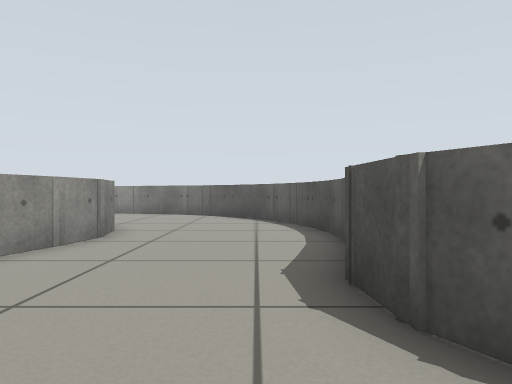
View 1 (above)

22 first-person views from a walk through a world built for the Gazebo simulator. The camera is 0.47 m above the floor, looks level and sees 70° across. The floor is counted in squares, 0.5 m on a side. Each view is taken from the middle of a square. On the plan, view 1 faces up. The plan holds only what a view shows up to about 13 squares ahead; the rest is blank.

View 2
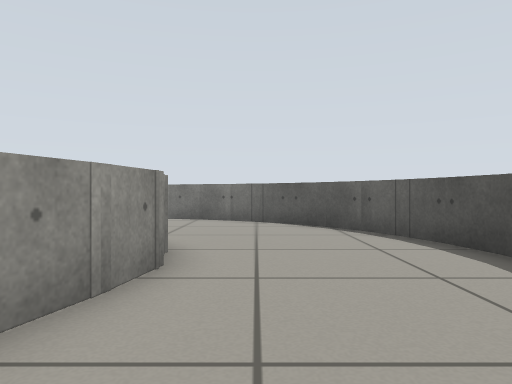

View 3
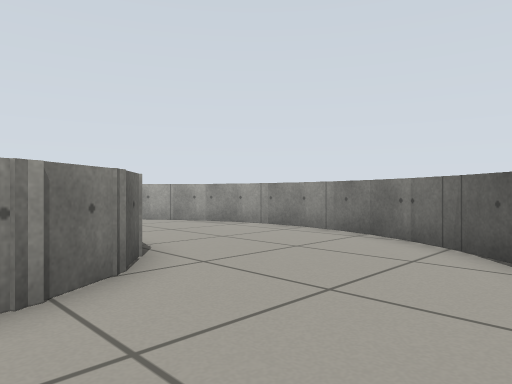

View 4
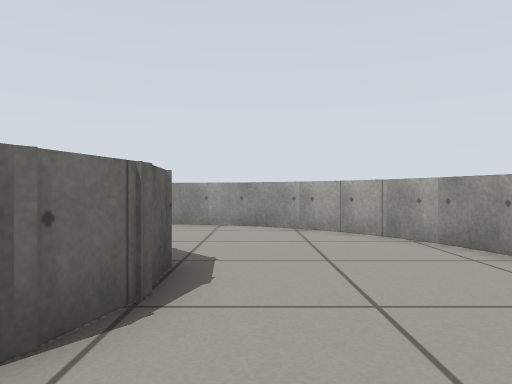

View 5
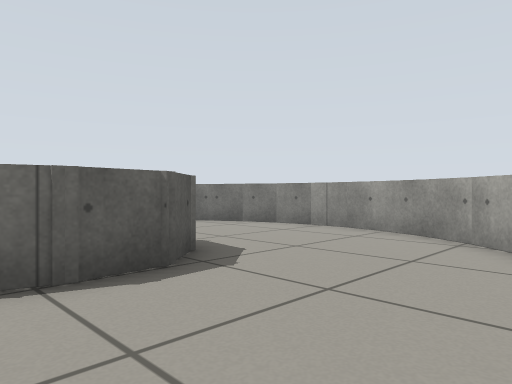

View 6
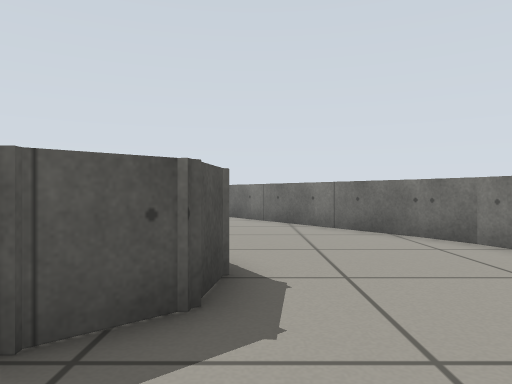

View 7
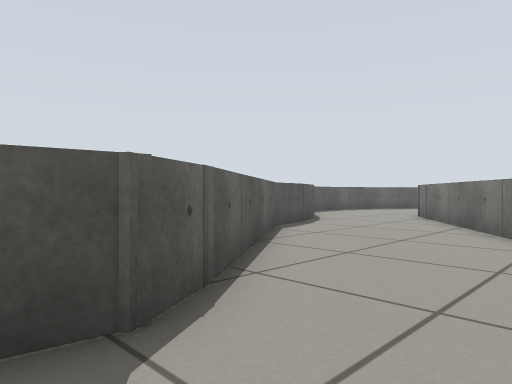

View 8
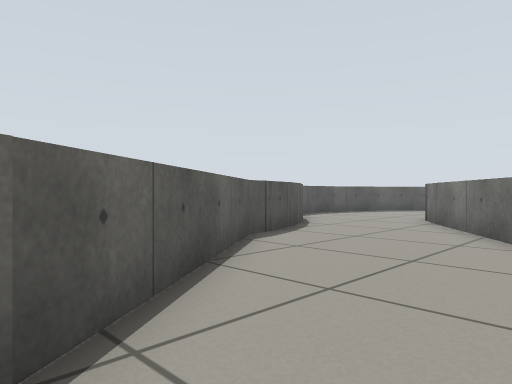

View 9
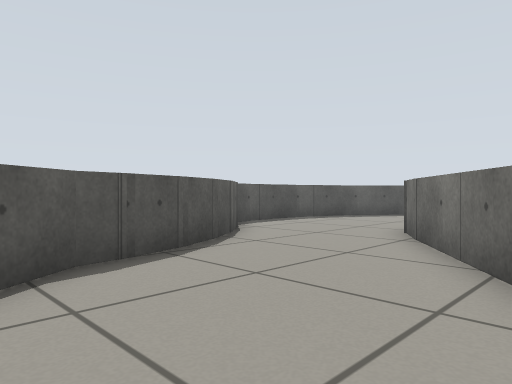

View 10
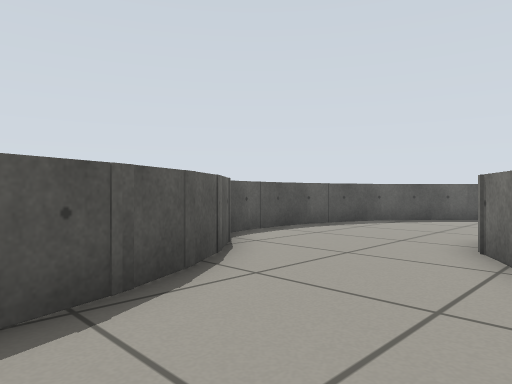

View 11
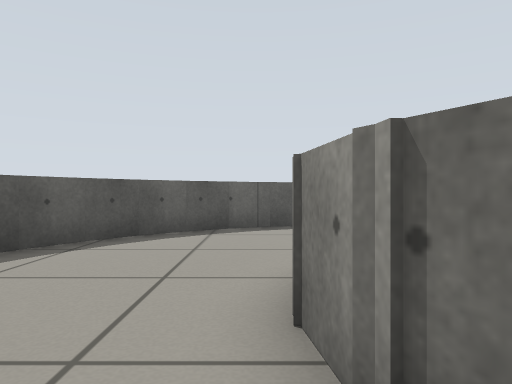

View 12
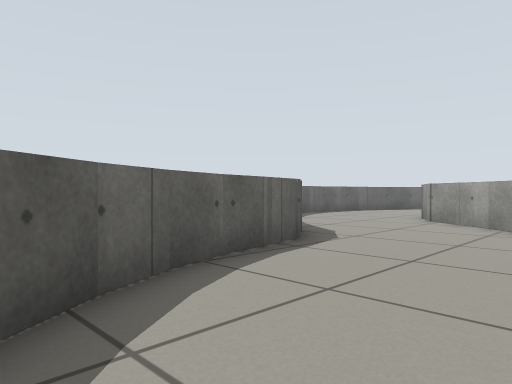

View 13
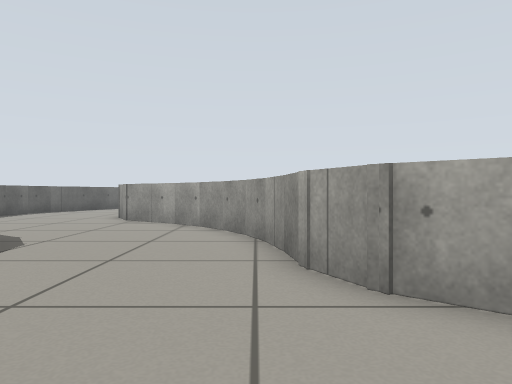

View 14
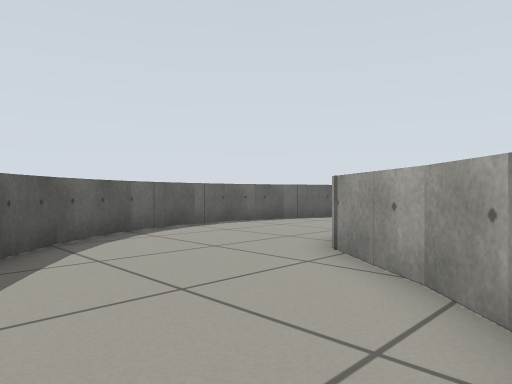

View 15
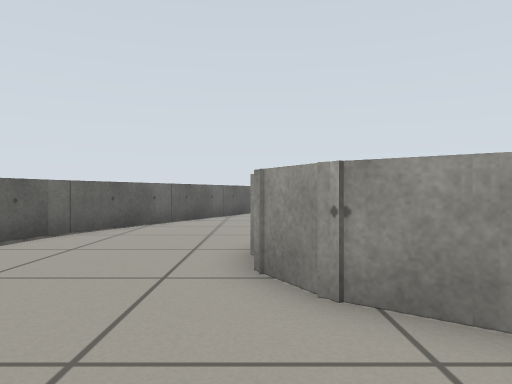

View 16
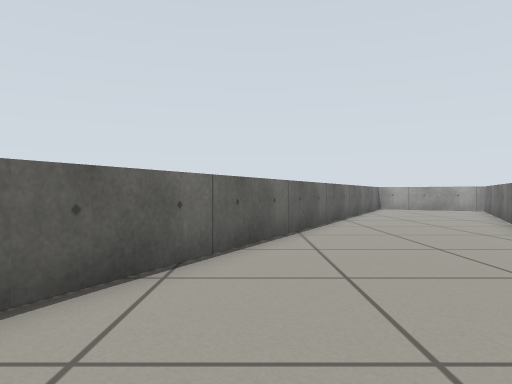

View 17
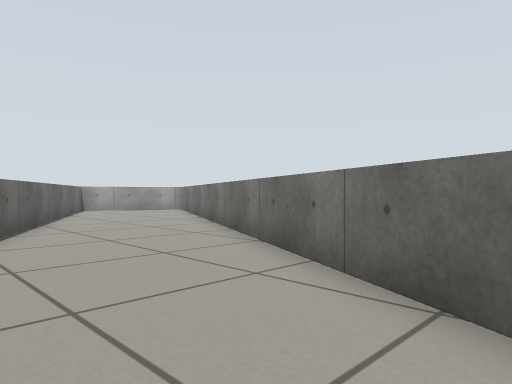

View 18
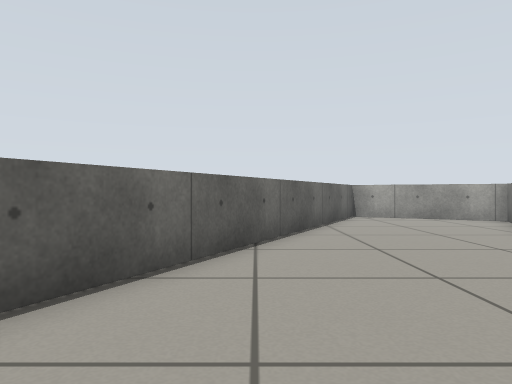

View 19
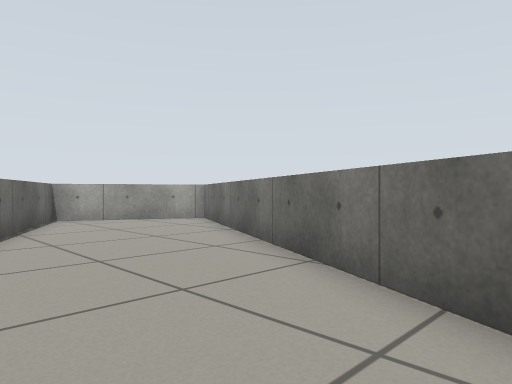

View 20
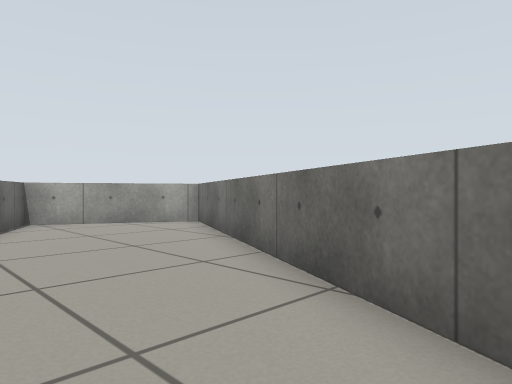

View 21
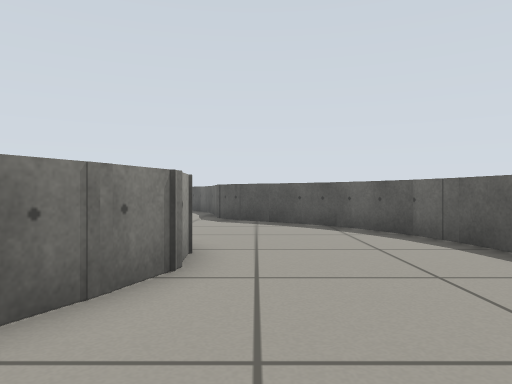

View 22
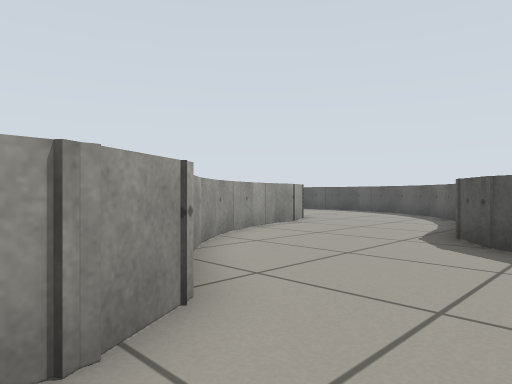

### Floor plan
Points are (right, up) in squares from view 1. A wall is a line through its corners. A room is listed if a view was taken in it or the views show most of it. See-through windows are left out.
Room 1 (views 1, 2, 3, 4, 5, 6, 7, 8, 9, 10, 11)
walls: (-7.9, 7.6) (-8.7, 8.8) (-8.5, 10.1) (-7.5, 10.9) (-6.3, 11) (-5.1, 10.6) (-4.1, 9.9) (-3.4, 8.8) (-3.2, 7.6) (-3.4, 6.2); (-3.4, 6.5) (-3.8, 5.2); (-4, 1.4) (-4.2, 2.4) (-8.2, 7.9); (-12.4, 5.4) (-6, -3.5); (-3.7, 0.3) (-4.1, 1.8); (-13.1, 6.5) (-12.4, 5.3); (-3.1, -1) (-3.9, 0.5); (-13.6, 8.8) (-13.4, 7.5) (-13, 6.4); (-13.6, 9.9) (-13.6, 8.6); (1.7, 6.8) (1.7, 7.3) (1.7, 8.6); (1.4, 2) (1.1, 2.6) (1, 3.9); (-12.9, 12.2) (-13.4, 11) (-13.6, 9.8); (1.7, 8.5) (1.4, 9.7); (1.5, 9.5) (1, 10.8); (-12.3, 13.1) (-13, 12.1); (1.1, 10.7) (0.6, 11.8) (-0.2, 12.8); (-11.5, 14.1) (-12.4, 13.1); (-0.1, 12.8) (-0.9, 13.7); (-10.6, 14.8) (-11.6, 14); (-0.9, 13.6) (-1.9, 14.4); (-9.6, 15.4) (-10.8, 14.7); (-1.8, 14.4) (-2.8, 15) (-4, 15.5); (-8.5, 15.7) (-9.7, 15.3); (-7.3, 15.9) (-8.6, 15.7); (-6.2, 15.9) (-7.5, 15.9); (-3.8, 15.5) (-5.1, 15.8); (-5, 15.8) (-6.3, 15.9)
ways out: opening at (-4.7, -2) to room 2
Room 2 (views 12, 13, 14, 15, 16, 17, 18, 19, 20, 21, 22)
walls: (-13.7, -11.3) (-15.2, -13.4) (-16.3, -14) (-17.5, -14) (-18.9, -13.5); (-18.5, -13.7) (-35.7, -5) (-37.9, -9.3) (-19.8, -18.5); (-12.9, -10.5) (-13.8, -11.4); (-12.1, -17.2) (-11.3, -16.3); (-14.2, -18.4) (-13.1, -17.9) (-12.1, -17.1); (-11.2, -16.4) (-9.9, -14.4) (-8.7, -13.6); (-15.3, -18.8) (-14, -18.4); (-12, -9.8) (-13, -10.6); (-16.4, -19) (-15.1, -18.8); (-9, -13.6) (-6.4, -13.2); (-18.8, -18.8) (-17.5, -19) (-16.3, -18.9); (-19.9, -18.4) (-18.7, -18.8); (-9.9, -8.8) (-11, -9.2) (-12.1, -9.9); (-6.5, -13.2) (-5.3, -12.8); (-5.4, -12.8) (-4.2, -12.3); (-4.3, -12.3) (-3.3, -11.6); (-5.7, -7) (-6.4, -7.8) (-7.6, -8.4) (-9.9, -8.7); (-3.4, -11.7) (-2.5, -10.9); (-2.6, -10.9) (-1.7, -9.8); (-1.8, -10) (-1.1, -8.8); (-6.2, -3.2) (-5.5, -4.4) (-5.3, -5.8); (-1.2, -8.9) (-0.7, -7.8); (-0.8, -7.9) (-0.5, -6.6); (-0.5, -6.7) (-0.4, -5.4); (-0.4, -5.5) (-0.5, -4.3); (-2.6, -1.9) (-3.1, -1); (-0.4, -4.4) (-0.6, -3.6); (-1.7, -2.6) (-2.7, -1.5)
ways out: opening at (-4.7, -2) to room 1

Positions as (right, up) in squares from view 1, and headings:
1: (0, 0), facing up
2: (-2, 3), facing up
3: (0, 8), facing up-left
4: (-3, 12), facing left
5: (-5, 15), facing down-left
6: (-9, 13), facing down
7: (-11, 10), facing down-right
8: (-10, 8), facing down-right
9: (-9, 4), facing down-right
10: (-7, 2), facing down-right
11: (-5, -3), facing down
12: (-3, -9), facing down-left
13: (-3, -9), facing left
14: (-10, -10), facing down-left
15: (-12, -14), facing left
16: (-18, -16), facing left
17: (-19, -16), facing up-left
18: (-24, -13), facing left
19: (-25, -13), facing up-left
20: (-26, -12), facing up-left
21: (-22, -15), facing right
22: (-17, -16), facing up-right
